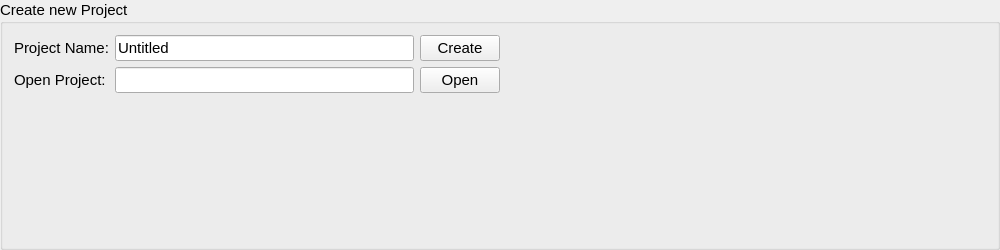
<?xml version="1.0" encoding="UTF-8"?>
<ui version="4.0">
 <class>NTUProjectWidget</class>
 <widget class="QGroupBox" name="NTUProjectWidget">
  <property name="geometry">
   <rect>
    <x>0</x>
    <y>0</y>
    <width>1000</width>
    <height>250</height>
   </rect>
  </property>
  <property name="font">
   <font>
    <pointsize>11</pointsize>
   </font>
  </property>
  <property name="windowTitle">
   <string/>
  </property>
  <property name="title">
   <string>Create new Project</string>
  </property>
  <property name="flat">
   <bool>false</bool>
  </property>
  <layout class="QGridLayout" name="gridLayout_2">
   <item row="0" column="0">
    <layout class="QGridLayout" name="gridLayout">
     <item row="1" column="1">
      <widget class="QLineEdit" name="lineEdit_pathFileName"/>
     </item>
     <item row="0" column="0">
      <widget class="QLabel" name="label">
       <property name="font">
        <font>
         <pointsize>11</pointsize>
        </font>
       </property>
       <property name="text">
        <string>Project Name:</string>
       </property>
      </widget>
     </item>
     <item row="1" column="0">
      <widget class="QLabel" name="label_2">
       <property name="font">
        <font>
         <pointsize>11</pointsize>
        </font>
       </property>
       <property name="text">
        <string>Open Project:</string>
       </property>
      </widget>
     </item>
     <item row="1" column="2">
      <widget class="QPushButton" name="pushButton_openProject">
       <property name="font">
        <font>
         <pointsize>11</pointsize>
        </font>
       </property>
       <property name="text">
        <string>Open</string>
       </property>
      </widget>
     </item>
     <item row="0" column="2">
      <widget class="QPushButton" name="pushButton_Create">
       <property name="font">
        <font>
         <pointsize>11</pointsize>
        </font>
       </property>
       <property name="text">
        <string>Create</string>
       </property>
      </widget>
     </item>
     <item row="0" column="1">
      <widget class="QLineEdit" name="lineEdit_projectName">
       <property name="text">
        <string>Untitled</string>
       </property>
      </widget>
     </item>
     <item row="2" column="0">
      <spacer name="verticalSpacer">
       <property name="orientation">
        <enum>Qt::Vertical</enum>
       </property>
       <property name="sizeHint" stdset="0">
        <size>
         <width>20</width>
         <height>40</height>
        </size>
       </property>
      </spacer>
     </item>
    </layout>
   </item>
   <item row="0" column="1">
    <spacer name="horizontalSpacer">
     <property name="orientation">
      <enum>Qt::Horizontal</enum>
     </property>
     <property name="sizeHint" stdset="0">
      <size>
       <width>40</width>
       <height>20</height>
      </size>
     </property>
    </spacer>
   </item>
  </layout>
 </widget>
 <resources/>
 <connections/>
</ui>
